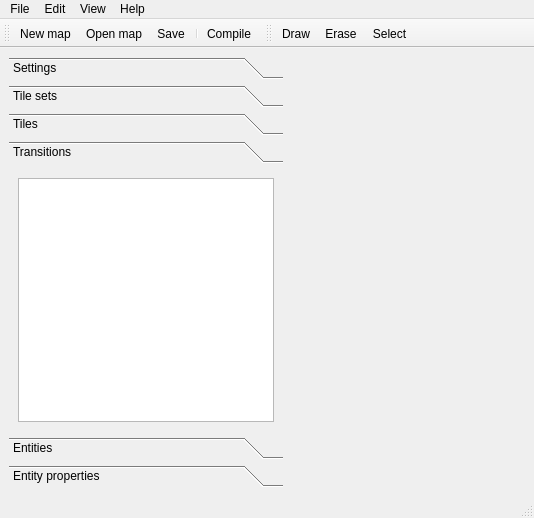
<?xml version="1.0" encoding="UTF-8"?>
<ui version="4.0">
 <class>MainWindow</class>
 <widget class="QMainWindow" name="MainWindow">
  <property name="geometry">
   <rect>
    <x>0</x>
    <y>0</y>
    <width>534</width>
    <height>518</height>
   </rect>
  </property>
  <property name="windowTitle">
   <string>Backlot Map Editor</string>
  </property>
  <widget class="QWidget" name="centralwidget">
   <layout class="QHBoxLayout" name="horizontalLayout">
    <item>
     <widget class="QToolBox" name="toolbox">
      <property name="sizePolicy">
       <sizepolicy hsizetype="Fixed" vsizetype="Preferred">
        <horstretch>0</horstretch>
        <verstretch>0</verstretch>
       </sizepolicy>
      </property>
      <property name="minimumSize">
       <size>
        <width>200</width>
        <height>0</height>
       </size>
      </property>
      <property name="currentIndex">
       <number>3</number>
      </property>
      <widget class="QWidget" name="settings">
       <property name="geometry">
        <rect>
         <x>0</x>
         <y>0</y>
         <width>203</width>
         <height>270</height>
        </rect>
       </property>
       <attribute name="label">
        <string>Settings</string>
       </attribute>
       <layout class="QVBoxLayout" name="verticalLayout_3">
        <item>
         <widget class="QGroupBox" name="groupBox_2">
          <property name="title">
           <string>Information</string>
          </property>
          <layout class="QGridLayout" name="gridLayout_3">
           <item row="0" column="0">
            <widget class="QLabel" name="label_3">
             <property name="text">
              <string>Name</string>
             </property>
            </widget>
           </item>
           <item row="0" column="1">
            <widget class="QLineEdit" name="namebox"/>
           </item>
          </layout>
         </widget>
        </item>
        <item>
         <widget class="QGroupBox" name="groupBox">
          <property name="title">
           <string>Size</string>
          </property>
          <layout class="QGridLayout" name="gridLayout_2">
           <item row="0" column="0">
            <widget class="QLabel" name="label">
             <property name="text">
              <string>Width</string>
             </property>
            </widget>
           </item>
           <item row="1" column="0">
            <widget class="QLabel" name="label_2">
             <property name="text">
              <string>Height</string>
             </property>
            </widget>
           </item>
           <item row="2" column="1">
            <spacer name="verticalSpacer">
             <property name="orientation">
              <enum>Qt::Vertical</enum>
             </property>
             <property name="sizeHint" stdset="0">
              <size>
               <width>20</width>
               <height>40</height>
              </size>
             </property>
            </spacer>
           </item>
           <item row="0" column="1">
            <widget class="QSpinBox" name="width"/>
           </item>
           <item row="1" column="1">
            <widget class="QSpinBox" name="height"/>
           </item>
          </layout>
         </widget>
        </item>
       </layout>
      </widget>
      <widget class="QWidget" name="tilesets">
       <property name="enabled">
        <bool>true</bool>
       </property>
       <property name="geometry">
        <rect>
         <x>0</x>
         <y>0</y>
         <width>270</width>
         <height>270</height>
        </rect>
       </property>
       <attribute name="label">
        <string>Tile sets</string>
       </attribute>
       <layout class="QVBoxLayout" name="verticalLayout_2">
        <item>
         <widget class="QListWidget" name="tilesetlist"/>
        </item>
        <item>
         <widget class="QPushButton" name="addtileset">
          <property name="text">
           <string>Add...</string>
          </property>
         </widget>
        </item>
        <item>
         <widget class="QPushButton" name="removetileset">
          <property name="text">
           <string>Remove</string>
          </property>
         </widget>
        </item>
       </layout>
      </widget>
      <widget class="QWidget" name="tiles">
       <attribute name="label">
        <string>Tiles</string>
       </attribute>
       <layout class="QVBoxLayout" name="verticalLayout_4">
        <item>
         <widget class="TilePreview" name="tilepreview" native="true">
          <property name="sizePolicy">
           <sizepolicy hsizetype="Preferred" vsizetype="Fixed">
            <horstretch>0</horstretch>
            <verstretch>0</verstretch>
           </sizepolicy>
          </property>
          <property name="minimumSize">
           <size>
            <width>0</width>
            <height>150</height>
           </size>
          </property>
         </widget>
        </item>
        <item>
         <widget class="QTreeView" name="tilelist"/>
        </item>
       </layout>
      </widget>
      <widget class="QWidget" name="transitions">
       <attribute name="label">
        <string>Transitions</string>
       </attribute>
       <layout class="QVBoxLayout" name="verticalLayout_7">
        <item>
         <widget class="QListView" name="listView_2"/>
        </item>
       </layout>
      </widget>
      <widget class="QWidget" name="entities">
       <attribute name="label">
        <string>Entities</string>
       </attribute>
       <layout class="QVBoxLayout" name="verticalLayout_5">
        <item>
         <widget class="QListView" name="listView"/>
        </item>
       </layout>
      </widget>
      <widget class="QWidget" name="entityproperties">
       <attribute name="label">
        <string>Entity properties</string>
       </attribute>
       <layout class="QVBoxLayout" name="verticalLayout_6">
        <item>
         <widget class="QLabel" name="entityname">
          <property name="text">
           <string>Entity:</string>
          </property>
         </widget>
        </item>
        <item>
         <widget class="QListView" name="propertylist"/>
        </item>
        <item>
         <widget class="QPushButton" name="changeproperty">
          <property name="text">
           <string>Change property</string>
          </property>
         </widget>
        </item>
       </layout>
      </widget>
     </widget>
    </item>
    <item>
     <widget class="MapView" name="levelview" native="true">
      <property name="minimumSize">
       <size>
        <width>150</width>
        <height>0</height>
       </size>
      </property>
     </widget>
    </item>
   </layout>
  </widget>
  <widget class="QMenuBar" name="menubar">
   <property name="geometry">
    <rect>
     <x>0</x>
     <y>0</y>
     <width>534</width>
     <height>21</height>
    </rect>
   </property>
   <widget class="QMenu" name="menuFile">
    <property name="title">
     <string>File</string>
    </property>
    <addaction name="ActionNew"/>
    <addaction name="ActionOpen"/>
    <addaction name="ActionSave"/>
    <addaction name="separator"/>
    <addaction name="ActionCompile"/>
    <addaction name="separator"/>
    <addaction name="ActionExit"/>
   </widget>
   <widget class="QMenu" name="menuEdit">
    <property name="title">
     <string>Edit</string>
    </property>
    <addaction name="ActionDraw"/>
    <addaction name="ActionErase"/>
   </widget>
   <widget class="QMenu" name="menuView">
    <property name="title">
     <string>View</string>
    </property>
    <addaction name="ActionGrid"/>
   </widget>
   <widget class="QMenu" name="menuHelp">
    <property name="title">
     <string>Help</string>
    </property>
    <addaction name="ActionAbout"/>
   </widget>
   <addaction name="menuFile"/>
   <addaction name="menuEdit"/>
   <addaction name="menuView"/>
   <addaction name="menuHelp"/>
  </widget>
  <widget class="QStatusBar" name="statusbar"/>
  <widget class="QToolBar" name="toolBar">
   <property name="windowTitle">
    <string>toolBar</string>
   </property>
   <attribute name="toolBarArea">
    <enum>TopToolBarArea</enum>
   </attribute>
   <attribute name="toolBarBreak">
    <bool>false</bool>
   </attribute>
   <addaction name="ActionNew"/>
   <addaction name="ActionOpen"/>
   <addaction name="ActionSave"/>
   <addaction name="separator"/>
   <addaction name="ActionCompile"/>
  </widget>
  <widget class="QToolBar" name="toolBar_2">
   <property name="windowTitle">
    <string>toolBar_2</string>
   </property>
   <attribute name="toolBarArea">
    <enum>TopToolBarArea</enum>
   </attribute>
   <attribute name="toolBarBreak">
    <bool>false</bool>
   </attribute>
   <addaction name="ActionDraw"/>
   <addaction name="ActionErase"/>
   <addaction name="ActionSelect"/>
  </widget>
  <action name="ActionNew">
   <property name="icon">
    <iconset>
     <normaloff>icons/document-new.png</normaloff>icons/document-new.png</iconset>
   </property>
   <property name="text">
    <string>New map</string>
   </property>
   <property name="toolTip">
    <string>New map</string>
   </property>
  </action>
  <action name="ActionOpen">
   <property name="icon">
    <iconset>
     <normaloff>icons/document-open.png</normaloff>icons/document-open.png</iconset>
   </property>
   <property name="text">
    <string>Open map</string>
   </property>
  </action>
  <action name="ActionSave">
   <property name="icon">
    <iconset>
     <normaloff>icons/document-save.png</normaloff>icons/document-save.png</iconset>
   </property>
   <property name="text">
    <string>Save</string>
   </property>
  </action>
  <action name="ActionCompile">
   <property name="icon">
    <iconset>
     <normaloff>icons/document-export.png</normaloff>icons/document-export.png</iconset>
   </property>
   <property name="text">
    <string>Compile</string>
   </property>
  </action>
  <action name="ActionErase">
   <property name="checkable">
    <bool>true</bool>
   </property>
   <property name="icon">
    <iconset>
     <normaloff>icons/draw-eraser.png</normaloff>icons/draw-eraser.png</iconset>
   </property>
   <property name="text">
    <string>Erase</string>
   </property>
  </action>
  <action name="ActionDraw">
   <property name="checkable">
    <bool>true</bool>
   </property>
   <property name="icon">
    <iconset>
     <normaloff>icons/draw-freehand.png</normaloff>icons/draw-freehand.png</iconset>
   </property>
   <property name="text">
    <string>Draw</string>
   </property>
  </action>
  <action name="ActionSaveAs">
   <property name="icon">
    <iconset>
     <normaloff>icons/document-save-as.png</normaloff>icons/document-save-as.png</iconset>
   </property>
   <property name="text">
    <string>SaveAs</string>
   </property>
  </action>
  <action name="ActionSelect">
   <property name="checkable">
    <bool>true</bool>
   </property>
   <property name="icon">
    <iconset>
     <normaloff>icons/select-rectangular.png</normaloff>icons/select-rectangular.png</iconset>
   </property>
   <property name="text">
    <string>Select</string>
   </property>
  </action>
  <action name="ActionExit">
   <property name="icon">
    <iconset>
     <normaloff>icons/application-exit.png</normaloff>icons/application-exit.png</iconset>
   </property>
   <property name="text">
    <string>Exit</string>
   </property>
  </action>
  <action name="ActionGrid">
   <property name="checkable">
    <bool>true</bool>
   </property>
   <property name="text">
    <string>Draw grid</string>
   </property>
  </action>
  <action name="ActionAbout">
   <property name="icon">
    <iconset>
     <normaloff>icons/help-about.png</normaloff>icons/help-about.png</iconset>
   </property>
   <property name="text">
    <string>About</string>
   </property>
  </action>
 </widget>
 <customwidgets>
  <customwidget>
   <class>MapView</class>
   <extends>QWidget</extends>
   <header>MapView.hpp</header>
   <container>1</container>
  </customwidget>
  <customwidget>
   <class>TilePreview</class>
   <extends>QWidget</extends>
   <header>TilePreview.hpp</header>
   <container>1</container>
  </customwidget>
 </customwidgets>
 <resources>
  <include location="MapEditor.qrc"/>
 </resources>
 <connections/>
</ui>
